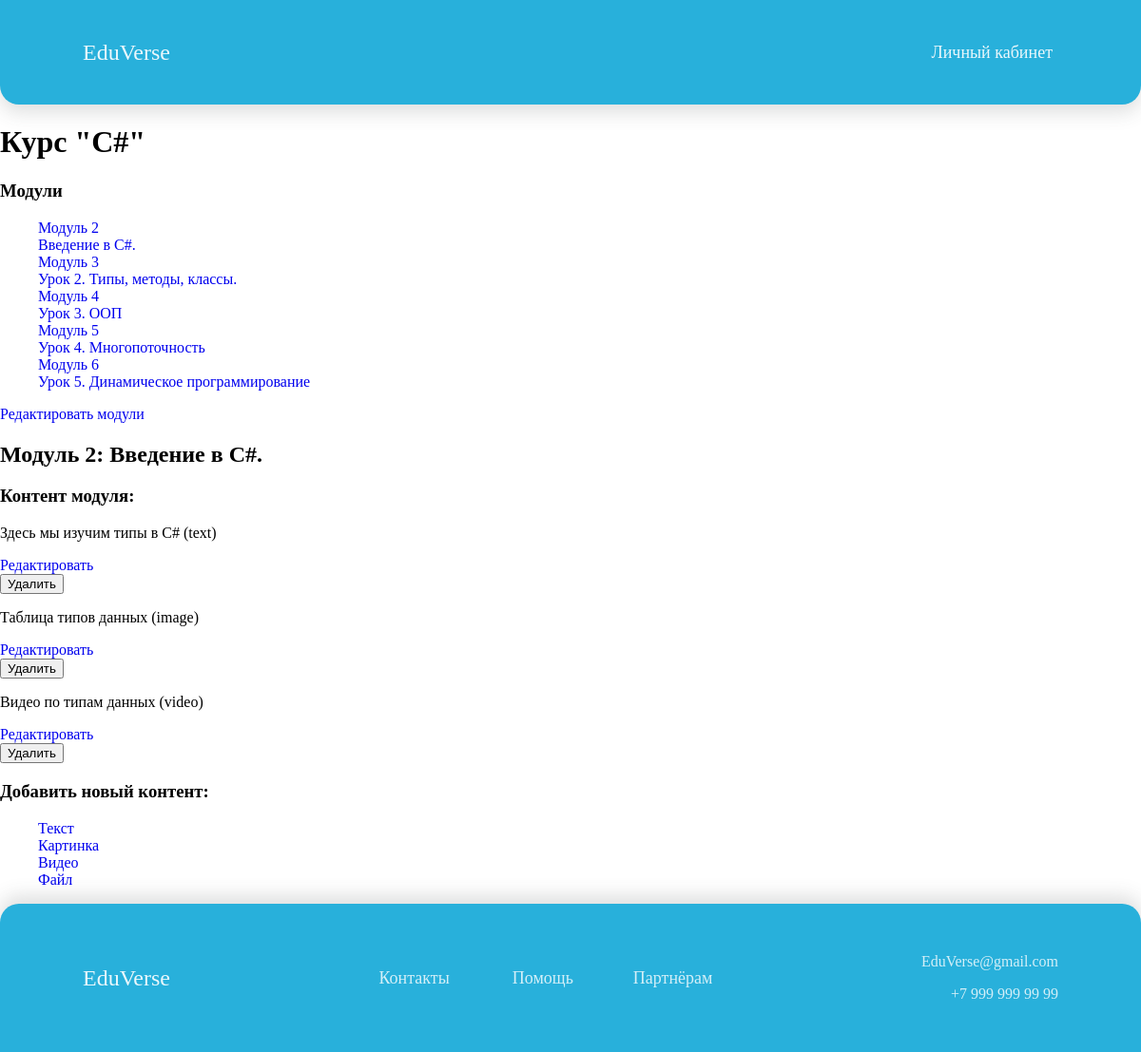
The app's page /course/module/7/ (signed in), older data.
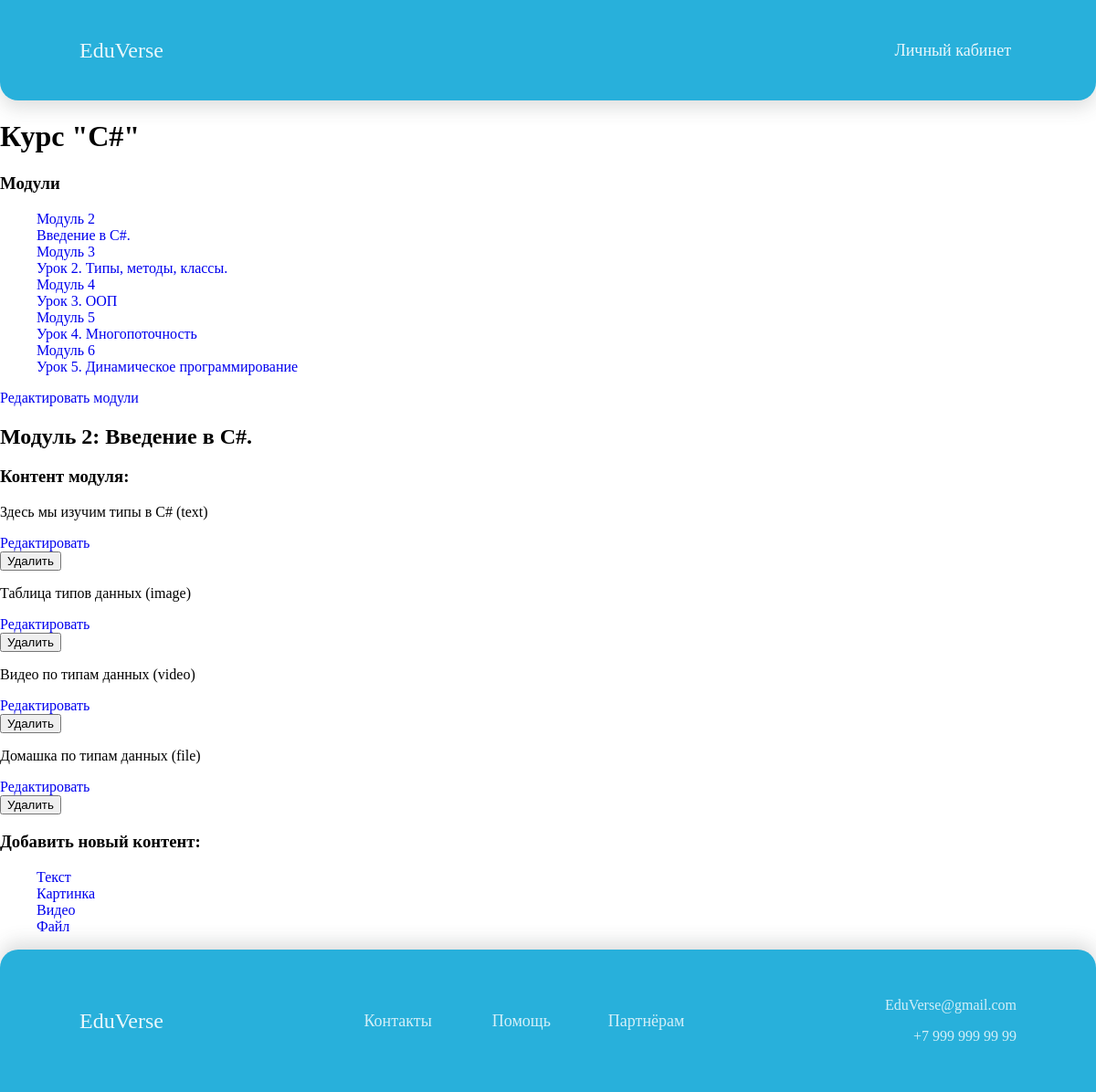
The same page, newer data.
### courses/models.py (models this page shows, shortened)
class Module(models.Model):
    course = models.ForeignKey(Course,
                               related_name='modules',
                               on_delete=models.CASCADE)
    title = models.CharField(max_length=200)
    description = models.TextField(blank=True)
    order = OrderField(blank=True, for_fields=['course'])
    class Meta:
        ordering = ['order']

class Content(models.Model):
    module = models.ForeignKey(Module,
                               related_name='contents',
                               on_delete=models.CASCADE)
    content_type = models.ForeignKey(ContentType,
                                     on_delete=models.CASCADE,
                                     limit_choices_to={'model__in':(
                                     'text',
                                     'video',
                                     'image',
                                     'file')})
    object_id = models.PositiveIntegerField()
    item = GenericForeignKey('content_type', 'object_id')
    order = OrderField(blank=True, for_fields=['module'])
    class Meta:
        ordering = ['order']

class ItemBase(models.Model):
    owner = models.ForeignKey(User,
                              related_name='%(class)s_related',
                              on_delete=models.CASCADE)
    title = models.CharField(max_length=250)
    created = models.DateTimeField(auto_now_add=True)
    updated = models.DateTimeField(auto_now=True)
    class Meta:
        abstract = True
    def __str__(self):
        return self.title

class Text(ItemBase):
    content = models.TextField()

class Image(ItemBase):
    file = models.FileField(upload_to='images')

class Video(ItemBase):
    url = models.URLField()

class File(ItemBase):
    file = models.FileField(upload_to='files')

### courses/views.py (the view)
class ModuleContentListView(TemplateResponseMixin, View):
    template_name = 'courses/manage/module/content_list.html'
    def get(self, request, module_id):
        module = get_object_or_404(Module,
                                   id=module_id,
                                   course__owner=request.user)
        return self.render_to_response({'module': module})

### courses/templatetags/course.py (called while the page is built)
@register.filter
def model_name(obj):
    try:
        return obj._meta.model_name
    except AttributeError:
        return None

### courses/templates/courses/manage/module/content_list.html (shortened to what this page needs)
{% extends "base.html" %}
{% load course %}
{% block content %}
{% with course=module.course %}
  <h1>Курс "{{ course.title }}"</h1>
  <div class="contents">
    <h3>Модули</h3>
    <ul id="modules">
      {% for m in course.modules.all %}
        <li data-id="{{ m.id }}" {% if m == module %}class="selected"{% endif %}>
          <a href='{% url "course:module_content_list" m.id %}'>
            <span>
              Модуль <span class="order">{{ m.order|add:1 }}</span>
            </span>
            <br>
            {{ m.title }}
          </a>
        </li>
      {% empty %}
        <li>Тут пока нет еще модулей :(</li>
      {% endfor %}
    </ul>
    <p><a href='{% url "course:course_module_update" course.id %}'>
    Редактировать модули</a></p>
  </div>
  <div class="module">
    <h2>Модуль {{ module.order|add:1 }}: {{ module.title }}</h2>
    <h3>Контент модуля:</h3>
    <div id="module-contents">
      {% for content in module.contents.all %}
        <div data-id="{{ content.id }}">
          {% with item=content.item %}
            <p>{{ item }} ({{ item|model_name }})</p>
          <a href='{% url "course:module_content_update" module.id item|model_name item.id %}'>
              Редактировать
            </a>
            <form action='{% url "course:module_content_delete" content.id %}' method="post">
              <input type="submit" value="Удалить">
            </form>
            {% endwith %}
        </div>
      {% empty %}
        <p>У этого модуля пока нет контента :(</p>
      {% endfor %}
    </div>
    <h3>Добавить новый контент:</h3>
    <ul class="content-types">
      <li>
        <a href='{% url "course:module_content_create" module.id "text" %}'>Текст</a>
      </li>
      <li>
        <a href='{% url "course:module_content_create" module.id "image" %}'>Картинка</a>
      </li>
      <li>
        <a href='{% url "course:module_content_create" module.id "video" %}'>Видео</a>
      </li>
      <li>
        <a href='{% url "course:module_content_create" module.id "file" %}'>Файл</a>
      </li>
    </ul>
  </div>
{% endwith %}
{% endblock %}

Row changes from the older to the newer data that the page shows:
added Content: item "Домашка по типам данных", item|model_name "file"
